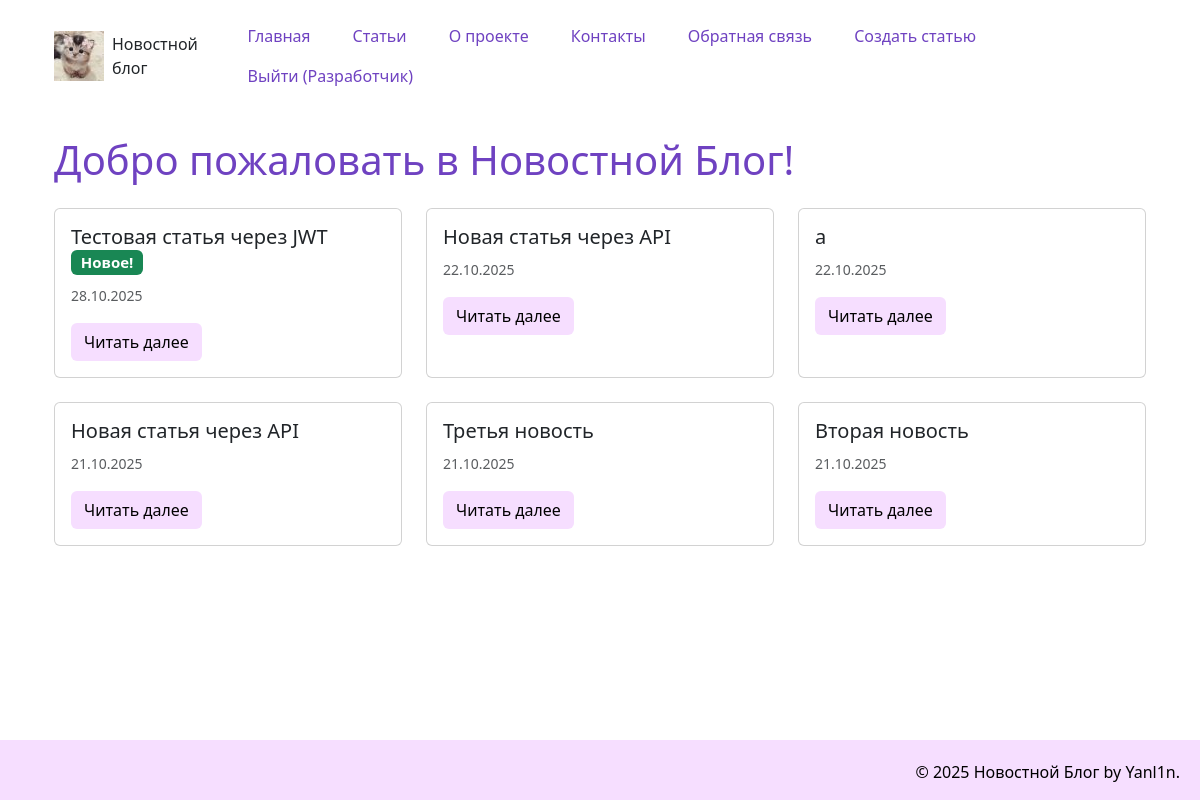
Screenshot of / (signed in) with the database file from the repository.
### models.py (models this page shows, shortened)
class User(UserMixin, data_base.Model):
    __tablename__= "user"
    id = data_base.Column(data_base.Integer, primary_key = True)
    name = data_base.Column(data_base.String(100), nullable=False)
    email = data_base.Column(data_base.String(100), nullable=False)
    hashed_password = data_base.Column(data_base.String(200), nullable=False)
    date = data_base.Column(data_base.DateTime, default=datetime.utcnow)
    articles = data_base.relationship('Article', backref='author', lazy=True)

class Article(data_base.Model):
    __tablename__= "article"
    id = data_base.Column(data_base.Integer, primary_key = True)
    title = data_base.Column(data_base.String(200), nullable=False)
    text = data_base.Column(data_base.Text, nullable=False)
    date = data_base.Column(data_base.DateTime, default=datetime.utcnow)
    user_id = data_base.Column(data_base.Integer, data_base.ForeignKey('user.id'), nullable=False)
    category = data_base.Column(data_base.String(50), default='Общая')
    comment = data_base.relation('Comment', backref='article', lazy='dynamic')

### app.py (the view)
@app.route("/index")
@app.route("/")
def index():
    articles = Article.query.order_by(Article.date.desc()).limit(6).all()
    return render_template('index.html', articles=articles, current_date=date.today())

### app.py (called while the page is built)
@login_manager.user_loader
def load_user(user_id):
    return User.query.get(int(user_id))

@app.before_request
def before_request():
    if not current_user.is_authenticated:
        jwt_token = request.cookies.get('jwt_token')
        if jwt_token:
            payload = jwt_manager.verify_token(jwt_token)
            if payload:
                user = User.query.get(payload['user_id'])
                if user:
                    login_user(user)

### templates/index.html (shortened to what this page needs)
{% extends 'base.html' %}
{% block content%}
<h1>Добро пожаловать в Новостной Блог!</h1>
<div class="row mt-4">
    {% for article in articles %}
    <div class="col-md-6 col-lg-4 mb-4">
        <div class="card h-100">
            <div class="card-body">
                <h5 class="card-title">
                    {{ article.title }}
                    {% if article.date.date() == current_date %}
                    <span class="badge bg-success">Новое!</span>
                    {% endif %}
                </h5>
                <p class="card-text">
                    <small class="text-muted">{{ article.date.strftime('%d.%m.%Y') }}</small>
                </p>
                <a href="{{ url_for('news_article', id=article.id) }}" class="btn btn-custom">Читать далее</a>
            </div>
        </div>
    </div>
    {% endfor %}
</div>
{%  endblock %}

### templates/base.html (shortened to what this page needs)
<!DOCTYPE html>
<html lang="ru">
<head>
    <link href="https://cdn.jsdelivr.net/npm/bootstrap@5.3.8/dist/css/bootstrap.min.css" rel="stylesheet">
    <link rel="stylesheet" href="{{ url_for('static', filename='css/main.css')}}">
</head>
<body>
    <div class="container">
        <div class="container">
            <header class="d-flex justify-content-between align-items-center py-3">
                <a href="/" class="d-flex align-items-center text-dark text-decoration-none">
                    <img src="{{ url_for('static', filename='img/cat.jpg')}}" alt="Логотип" width="50" height="50" class="me-2">
                Новостной блог
            </a>
            <ul class="nav nav-pills">
                <li class="nav-item"><a href="{{ url_for('index')}}" class="nav-link" aria-current="page">Главная</a></li>
                <li class="nav-item"><a href="{{ url_for('articles_list')}}" class="nav-link">Статьи</a></li>
                <li class="nav-item"><a href="{{ url_for('about')}}" class="nav-link">О проекте</a></li>
                <li class="nav-item"><a href="{{ url_for('contact')}}" class="nav-link">Контакты</a></li>
                <li class="nav-item"><a href="{{ url_for('feedback')}}" class="nav-link">Обратная связь</a></li>
                {% if current_user.is_authenticated %}
                    <li class="nav-item"><a href="{{ url_for('create_article')}}" class="nav-link">Создать статью</a></li>
                    <li class="nav-item"><a href="{{ url_for('logout')}}" class="nav-link">Выйти ({{ current_user.name }})</a></li>
                {% else %}
                    <li class="nav-item"><a href="{{ url_for('login_page')}}" class="nav-link">Войти</a></li>
                    <li class="nav-item"><a href="{{ url_for('register')}}" class="nav-link">Регистрация</a></li>
                {% endif %}
            </ul>
            </header>
        </div>
        <div class="container mt-4">
            {% block content %}{% endblock %}
        </div>
    </div>
    <footer>
        <p>&copy; 2025 Новостной Блог by Yanl1n.</p>
    </footer>
</body>
</html>

### static/css/main.css (style rules this page uses)
body { display: flex; flex-direction: column; min-height: 100vh; }
.container { flex: 1; }
h1 { color:#6f42c1; }
footer { margin-top: auto; padding: 20px; background: #F6DEFF; text-align: right; color: black; height: 60px; }
.btn-custom { background-color: #F6DEFF; color: rgb(0, 0, 0); }
.nav-pills .nav-link { color:#6f42c1; margin: 0 5px; }

### rows the page displays
User: name "Разработчик"
Article: title "Тестовая статья через JWT", shows "Новое!", date "28.10.2025"
Article: title "Новая статья через API", date "22.10.2025"
Article: title "a", date "22.10.2025"
Article: title "Новая статья через API", date "21.10.2025"
Article: title "Третья новость", date "21.10.2025"
Article: title "Вторая новость", date "21.10.2025"
